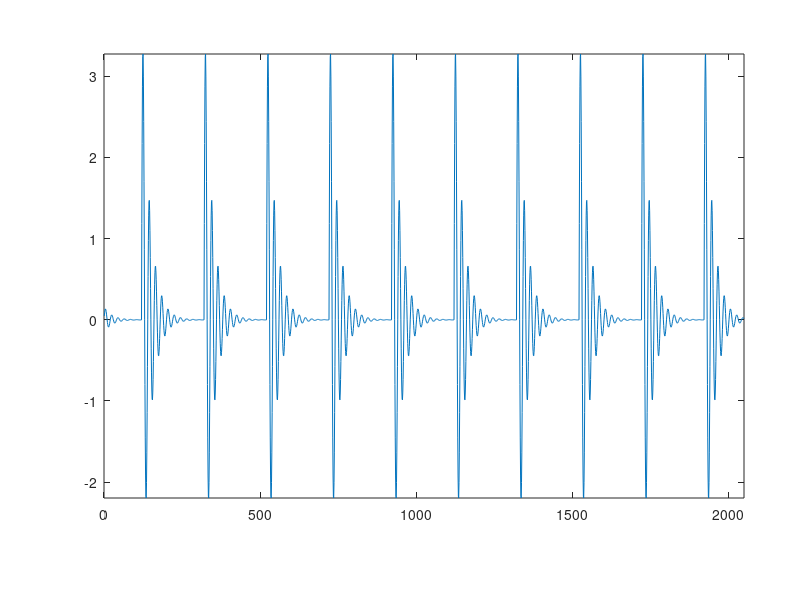

This chart was generated by the following MATLAB code: (Note: this script raises an error after producing the figure.)
close all
clc
clear
load fz2.mat %x3 is fault data.
load fz2_before_adding_the_noise.mat
NN=2048;% the length of the signal
fs=10000; % sampling rate
t=1/fs;%sampling time
%% original simulation data
figure(1)
plot(x1);
axis([0,2048,-inf,inf]);
set(gcf,'Position',[100 100 380 190]);
set(gca,'Position',[.13 .17 .80 .74]);
figure_FontSize=10;
set(get(gca,'XLabel'),'FontSize',figure_FontSize,'Vertical','top');
set(get(gca,'YLabel'),'FontSize',figure_FontSize,'Vertical','middle');
set(findobj('FontSize',10),'FontSize',figure_FontSize);
set(findobj(get(gca,'Children'),'LineWidth',0.5),'LineWidth',1);
str=strcat('Amplitude/(m/s^2)');
xlabel('Sample Number','FontSize',11,'Fontname','Times New Roman');
ylabel(str,'FontSize',11,'Fontname','Times New Roman')
%%
figure(2)
plot(x3);
axis([0,2048,-inf,inf]);
set(gcf,'Position',[100 100 380 190]);
set(gca,'Position',[.13 .17 .80 .74]);
figure_FontSize=10;
set(get(gca,'XLabel'),'FontSize',figure_FontSize,'Vertical','top');
set(get(gca,'YLabel'),'FontSize',figure_FontSize,'Vertical','middle');
set(findobj('FontSize',10),'FontSize',figure_FontSize);
set(findobj(get(gca,'Children'),'LineWidth',0.5),'LineWidth',1);
str=strcat('Amplitude/(m/s^2)');
xlabel('Sample Number','FontSize',11,'Fontname','Times New Roman');
ylabel(str,'FontSize',11,'Fontname','Times New Roman')

%% SR-ASD method
y=x3';
sigma1=median(abs(y-median(y)))/0.6745;
lam1=0.5*3*sigma1;
lam2=0.4929*1*sigma1+0.0269;
[x]=SR_ASD(y,lam1,lam2);
figure (4)
plot(x);
axis([0,2048,-inf,inf]);
set(gcf,'Position',[100 100 380 190]);
set(gca,'Position',[.13 .17 .80 .74]);
figure_FontSize=10;
set(get(gca,'XLabel'),'FontSize',figure_FontSize,'Vertical','top');
set(get(gca,'YLabel'),'FontSize',figure_FontSize,'Vertical','middle');
set(findobj('FontSize',10),'FontSize',figure_FontSize);
set(findobj(get(gca,'Children'),'LineWidth',0.5),'LineWidth',1);
str=strcat('Amplitude/(m/s^2)');
 xlabel('Sample Number','FontSize',11,'Fontname','Times New Roman');
 ylabel(str,'FontSize',11,'Fontname','Times New Roman')
%% FFT
ss=x;
yyy=abs(ss);
 y_hht=hilbert(ss);
y_an=abs(y_hht);
y_an=y_an-mean(y_an);
y_an_nfft= 2^nextpow2(length(y_an));%
y_an_ft=fft(y_an,y_an_nfft);%
y_an_f=fs*(0:y_an_nfft/2-1)/y_an_nfft;%
y_an_p=y_an_ft.*conj(y_an_ft)/y_an_nfft;
c=2*abs(y_an_ft(1:y_an_nfft/2))/length(y_an);
d=y_an_p(1:y_an_nfft/2);
N=length(c);
figure(5)
plot(y_an_f(1:N),c(1:N));    
set(gcf,'Position',[100 100 380 190]);
set(gca,'Position',[.16 .20 .80 .74]);
figure_FontSize=10;
set(get(gca,'XLabel'),'FontSize',figure_FontSize,'Vertical','top');
set(get(gca,'YLabel'),'FontSize',figure_FontSize,'Vertical','middle');
set(findobj('FontSize',10),'FontSize',figure_FontSize);
set(findobj(get(gca,'Children'),'LineWidth',0.5),'LineWidth',1);
 str=strcat('Amplitude/(m/s^2)');
 xlabel('Frequency/Hz','FontSize',10,'Fontname','Times New Roman');
 ylabel(str,'FontSize',10,'Fontname','Times New Roman')
 
